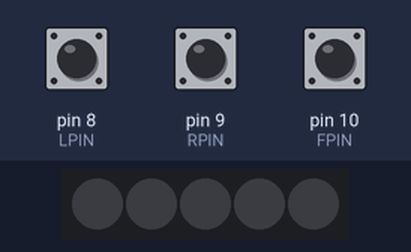
A sketch run on a simulated Arduino Uno, built with avr-gcc and run on an emulated ATmega328P. Parts: 5 RGB LEDs in strip order, left to right. The inputs (shaded band) are chosen by the test bench; at power-on: pin 8 (LPIN) HIGH, pin 10 (FPIN) HIGH, pin 9 (RPIN) HIGH. Dim RGB values are drawn brighter than linear.

Above: at 1.2 s.
1.3 s: pin 8 (LPIN) pulled LOW for 3.2 s
At 1.9 s:
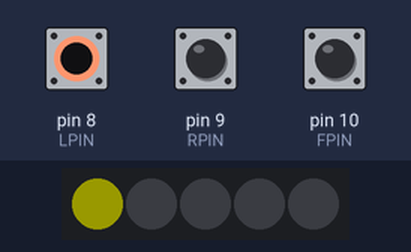
6.0 s: pin 10 (FPIN) pulled LOW for 0.15 s
At 6.07 s:
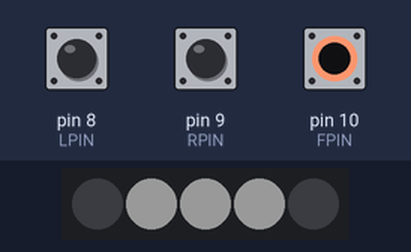
7.6 s: pin 9 (RPIN) pulled LOW for 1 s
At 7.8 s:
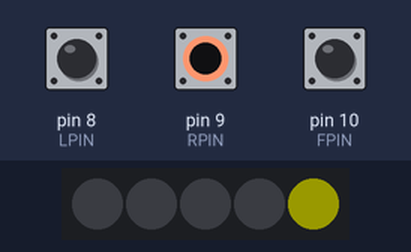
10.1 s: pin 9 (RPIN) pulled LOW for 3.2 s
At 14.4 s:
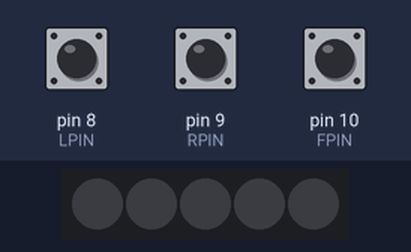
14.8 s: pin 10 (FPIN) pulled LOW for 3.2 s
At 15.7 s:
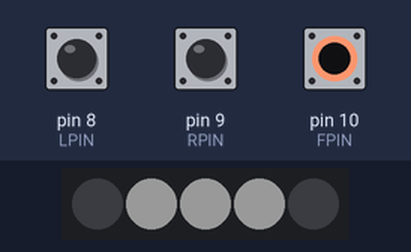
19.5 s: pin 8 (LPIN) driven LOW and pin 10 (FPIN) driven LOW
At 19.9 s:
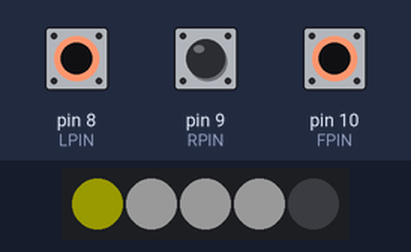
Timing chart, 0 to 23.5 s (numbered marks = the images above; inputs shaded):
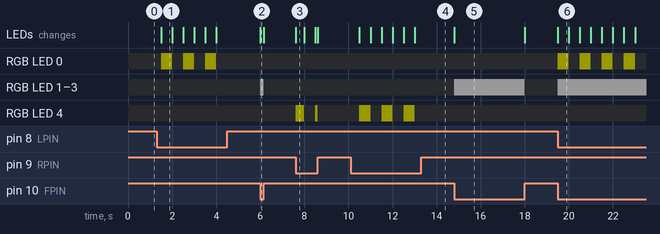

The sketch:

NeoPixRover.ino
```cpp
/////////////////////////////////////////////////////////
//
// NeoPixel Rover lights
//
// Author     : Jani Hirvinen, jani@jdronics.fi
// Version    : v1.0 02-02-2022
//
/////////////////////////////////////////////////////////
// Harrastamisen Malli Esimerkki
//
// NeoPixel ledi testi ohjelma jolla ohjataan Roverin valoja
//
///////////////////////////////////////////////////////////
//
//
///////////////////////////////////////////////////////////


#include <Adafruit_NeoPixel.h>
#ifdef __AVR__
#include <avr/power.h>
#endif


#define PIN        6 // IO Pinna missä NeoPixelien data linja on


#define NUMPIXELS 5 // Kuinka monta lediä meillä on

Adafruit_NeoPixel pixels(NUMPIXELS, PIN, NEO_GRB + NEO_KHZ800);

#define LPIN 8
#define RPIN 9
#define FPIN 10


unsigned long prevMil = 0;
unsigned long curMil = 0;
boolean ledState;

int interval = 500;

void setup() {
#if defined(__AVR_ATtiny85__) && (F_CPU == 16000000)
  clock_prescale_set(clock_div_1);
#endif

  pinMode(LPIN, INPUT_PULLUP);
  pinMode(RPIN, INPUT_PULLUP);
  pinMode(FPIN, INPUT_PULLUP);

  pixels.begin();
}

void loop() {
  pixels.clear();             // Sammutetaan kaikki ledit
  pixels.setBrightness(25);   // Määritellään

  curMil = millis();
  if (curMil - prevMil >= interval) {
    prevMil = curMil;
    if (ledState == LOW) {
      ledState = HIGH;
    } else {
      ledState = LOW;
    }
  }


  if (!digitalRead(LPIN) && ledState) {
    pixels.setPixelColor(0, pixels.Color(255, 255, 0));
  } else {
    pixels.setPixelColor(0, pixels.Color(0, 0, 0));
  }

  if (!digitalRead(RPIN) && ledState) {
    pixels.setPixelColor(4, pixels.Color(255, 255, 0));
  } else {
    pixels.setPixelColor(4, pixels.Color(0, 0, 0));
  }

  if (!digitalRead(FPIN)) {
    pixels.setPixelColor(1, pixels.Color(255, 255, 255));
    pixels.setPixelColor(2, pixels.Color(255, 255, 255));
    pixels.setPixelColor(3, pixels.Color(255, 255, 255));
  } else {
    pixels.setPixelColor(1, pixels.Color(0, 0, 0));
    pixels.setPixelColor(2, pixels.Color(0, 0, 0));
    pixels.setPixelColor(3, pixels.Color(0, 0, 0));
  }
  pixels.show();
}
```

Measured:
- after the input at 1.3 s, RGB LED 0: alternates RGB(25, 25, 0) for 0.50 s and off for 0.50 s, 6 changes in all, then stays off, starting after 0.20 s; the LEDs: change after 0.20 s (image 1)
- after the input at 6.0 s, RGB LED 1–3: off → RGB(25, 25, 25) at once, → off 0.15 s later; the LEDs: change at once (image 2)
- after the input at 7.6 s, RGB LED 4: off → RGB(25, 25, 0) at once, → off 0.40 s later, → RGB(25, 25, 0) 0.50 s later, → off 0.10 s later; the LEDs: change at once (image 3)
- after the input at 10.1 s, RGB LED 4: alternates RGB(25, 25, 0) for 0.50 s and off for 0.50 s, 6 changes in all, then stays off, starting after 0.40 s; the LEDs: first change after 0.40 s (image 4 shows a later state)
- after the input at 14.8 s, RGB LED 1–3: off → RGB(25, 25, 25) at once, → off 3.2 s later; the LEDs: change at once (image 5)
- after the input at 19.5 s, RGB LED 0: alternates RGB(25, 25, 0) for 0.50 s and off for 0.50 s, starting at once; RGB LED 1–3: off → RGB(25, 25, 25) at once; the LEDs: first change at once (image 6 shows a later state)
- what the display in image 1 shows lasts 0.5 s, from 1.5 s to 2.0 s
